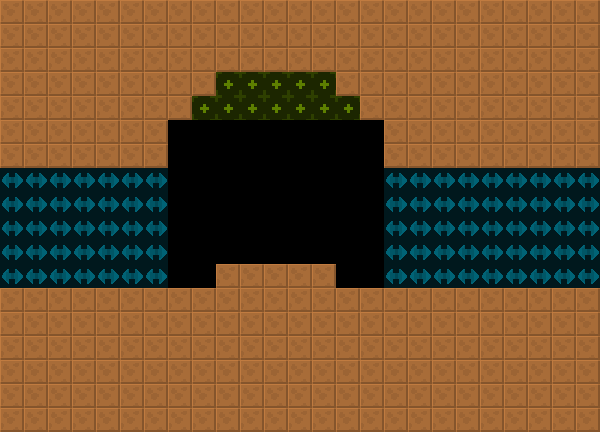

Below is a game level as drawn by its tile map, then a one-line description and the .tmx that defines it (tile-layer data replaced by summaries):
An orthogonal 25x18 tile map with 24x24 px tiles, 2 tile layers (col, lnk), 2 tilesets and 2 objects (DisableDecorator, CellShrine).

<map version="1.4" tiledversion="1.4.2" orientation="orthogonal" renderorder="right-down" width="25" height="18" tilewidth="24" tileheight="24" infinite="0" nextlayerid="4" nextobjectid="8">
 <tileset firstgid="6" source="../../lnk.tsx" />
 <tileset firstgid="1" source="../../col.tsx" />
 <layer id="1" name="col" width="25" height="18">
  <data>[450 cells, 300 non-empty, 1 distinct tile ids]</data>
 </layer>
 <layer id="2" name="lnk" width="25" height="18" opacity="0.5">
  <data>[450 cells, 92 non-empty, 2 distinct tile ids]</data>
 </layer>
 <objectgroup id="3" name="markers" opacity="0.5">
  <object id="1" name="DisableDecorator" type="DisableDecorator" x="216" y="168" width="120" height="96">
   <properties>
    <property name="yr" value="0" />
    <property name="xr" value="0" />
   </properties>
  </object>
  <object id="2" name="CellShrine" type="CellShrine" x="264" y="240" width="24" height="24">
   <properties>
    <property name="yr" value="0" />
    <property name="xr" value="0" />
   </properties>
  </object>
 </objectgroup>
</map>
